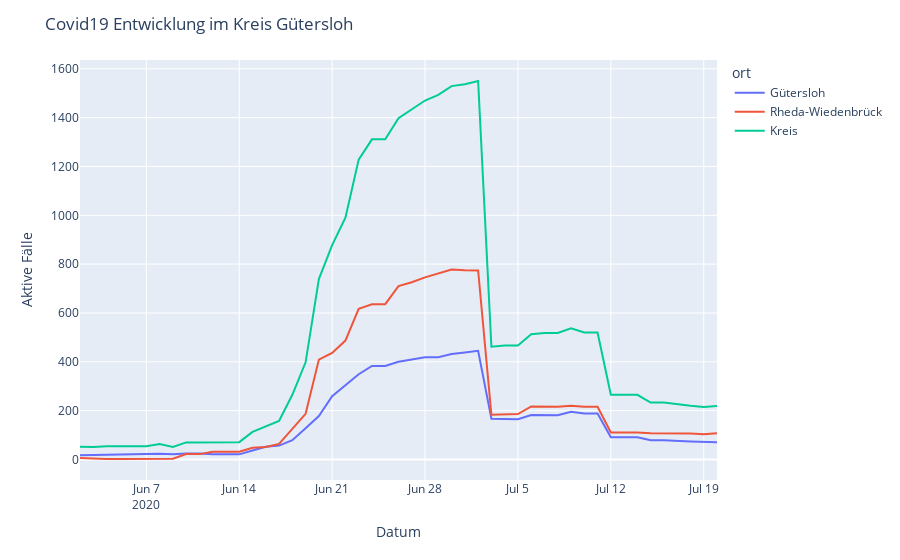

The code cell stored with this chart in its notebook:
### Code cell
fig = px.line(df, x="datum", y="fälle", color='ort')

# Edit the layout
fig.update_layout(title='Covid19 Entwicklung im Kreis Gütersloh',
                   xaxis_title='Datum',
                   yaxis_title='Aktive Fälle')
fig.show()
